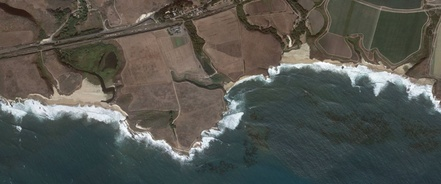
#> input picture Computer-Vision-Image-Processing/input_images/coastline.JPG, 441 x 184 px, shrunk from 1820 x 758 before the run
$ python Hough_transform.py
#> lines starting #> are read from the running program, lines starting #| are printed output that depends on the picture; after the words box and inside, x2 and y2 are one past the last pixel; in counts of white or black regions, pixels touching at a corner belong together
"""
CS136 Term Project - Hough Transform: Edges and Lines
-----------------------------------------------------

This program applies Hough Line Transform to all 4 project images.

It saves only 2 output images for each input image:

1. image_hough_edges.jpg
   - The Canny edge image used as input for Hough Transform.

2. image_hough_lines.jpg
   - The original image with detected Hough lines drawn in green.

Important:
The DW image is a geology image with many natural rock textures.
If Hough settings are too loose, it detects too many lines.
If Hough settings are too strict, it detects almost no lines.

For DW.jpg, this version uses balanced parameters:
- higher Canny thresholds to reduce weak texture edges
- moderate Hough threshold
- longer minimum line length
- small maximum line gap

Required folder structure:

CS136_Term_Project/
│
├── Input_Images/
│   ├── coastline.jpg
│   ├── tahoe.jpg
│   ├── DW.jpg
│   └── marine_brood.jpg
│
└── Hough_Transform/
    ├── Hough_transform.py
    └── Hough_Images/

How to run from terminal:

python3 Hough_Transform/Hough_transform.py

or:

python Hough_Transform/Hough_transform.py
"""

import cv2
import numpy as np
from pathlib import Path


# --------------------------------------------------
# Folder paths
# --------------------------------------------------

BASE_DIR = Path(__file__).resolve().parents[1]

INPUT_DIR = BASE_DIR / "input_images"
OUTPUT_DIR = BASE_DIR / "Hough_Transform" / "Hough_Images"

OUTPUT_DIR.mkdir(parents=True, exist_ok=True)


# --------------------------------------------------
# Input image names
# --------------------------------------------------

image_files = [
    "coastline.JPG",
    "tahoe.JPG",
    "DW.jpg",
    "marine_brood.jpg"
]

# --------------------------------------------------
# Per-image parameters
# --------------------------------------------------
# Each image has different texture levels, so using the same Hough
# parameters for every image does not always give the best result.
#
# Parameters:
# canny_low, canny_high:
#   Thresholds for the Canny edge detector.
#
# hough_threshold:
#   Minimum number of votes needed to accept a line.
#
# min_line_length:
#   Minimum length of detected line segments.
#
# max_line_gap:
#   Maximum gap between line segments that can still be connected.
#
# line_thickness:
#   Thickness of green lines drawn on the output image.

params = {
    "coastline.JPG": {
        "canny_low": 50,
        "canny_high": 150,
        "hough_threshold": 80,
        "min_line_length": 80,
        "max_line_gap": 10,
        "line_thickness": 2
    },

    "tahoe.JPG": {
        "canny_low": 80,
        "canny_high": 180,
        "hough_threshold": 100,
        "min_line_length": 120,
        "max_line_gap": 8,
        "line_thickness": 2
    },

    # Balanced DW settings:
    # These values reduce clutter but still allow visible detected lines.
    "DW.jpg": {
        "canny_low": 100,
        "canny_high": 220,
        "hough_threshold": 115,
        "min_line_length": 130,
        "max_line_gap": 8,
        "line_thickness": 2
    },

    "marine_brood.jpg": {
        "canny_low": 50,
        "canny_high": 150,
        "hough_threshold": 80,
        "min_line_length": 80,
        "max_line_gap": 10,
        "line_thickness": 2
    }
}

# --------------------------------------------------
# Apply Hough Line Transform
# --------------------------------------------------

for image_name in image_files:
    image_path = INPUT_DIR / image_name

    # Read image
    image = cv2.imread(str(image_path))
#> image is the input picture: shape (184, 441, 3); mean B, G, R 79.4, 85.4, 84.7

    if image is None:
        print(f"Error: Could not read {image_path}")
        print("Check that the image exists and the file name is correct.")
        continue

    # Copy image for drawing detected lines
    line_output = image.copy()

    # Convert image to grayscale
    gray_image = cv2.cvtColor(image, cv2.COLOR_BGR2GRAY)

    # Smooth image before edge detection
    blurred_image = cv2.GaussianBlur(gray_image, (5, 5), 0)
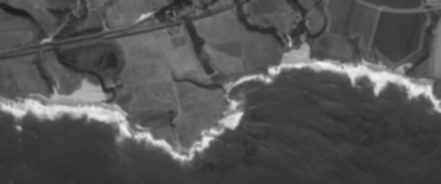
#> blurred_image: shape (184, 441); min 31, max 243, mean 84.5

    # Get image-specific parameters
    p = params[image_name]

    # Canny edge detection
    edges = cv2.Canny(
        blurred_image,
        p["canny_low"],
        p["canny_high"]
    )
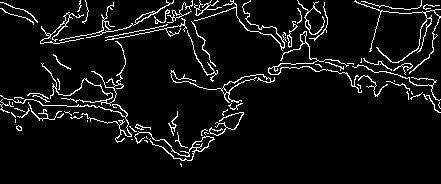
#> edges: shape (184, 441); 6.3% white in thin lines or dots

    # Probabilistic Hough Line Transform
    lines = cv2.HoughLinesP(
        edges,
        rho=1,
        theta=np.pi / 180,
        threshold=p["hough_threshold"],
        minLineLength=p["min_line_length"],
        maxLineGap=p["max_line_gap"]
    )
#> lines = [[285, 63, 370, 78]]

    line_count = 0

    # Draw detected lines in green
    if lines is not None:
        for line in lines:
            x1, y1, x2, y2 = line[0]
            cv2.line(
                line_output,
                (x1, y1),
                (x2, y2),
                (0, 255, 0),
                p["line_thickness"]
            )
            line_count += 1
#> this loop made 1 pass
#> (x1, y1, x2, y2, line_count) on pass 1: (285, 63, 370, 78, 1)
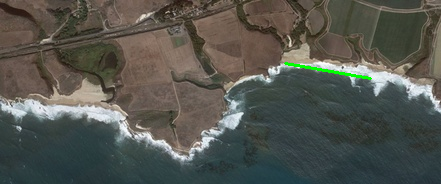
#> line_output: shape (184, 441, 3); 0.32% of pixels changed, all inside (x1, y1, x2, y2) = (284, 62, 372, 80)
#> after the loop, line_count = 1

    # Save only edge and line outputs
    stem = image_path.stem

    edge_output_path = OUTPUT_DIR / f"{stem}_hough_edges.jpg"
    line_output_path = OUTPUT_DIR / f"{stem}_hough_lines.jpg"

    cv2.imwrite(str(edge_output_path), edges)
    cv2.imwrite(str(line_output_path), line_output)

    print(f"Processed: {image_name}")
    print(f"  Canny thresholds: {p['canny_low']}, {p['canny_high']}")
    print(f"  Hough threshold: {p['hough_threshold']}")
    print(f"  Min line length: {p['min_line_length']}")
    print(f"  Max line gap: {p['max_line_gap']}")
    print(f"  Lines detected: {line_count}")
#|   Lines detected: 1
    print(f"  Saved edge image: {edge_output_path}")
    print(f"  Saved line image: {line_output_path}")
    print()
#> pass 2 of the loop `for image_name in image_files:`:
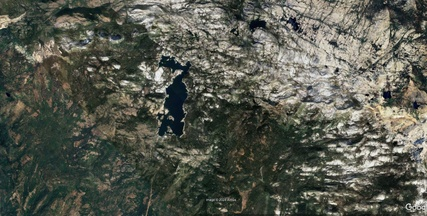
#> input picture Computer-Vision-Image-Processing/input_images/tahoe.JPG, 427 x 216 px, shrunk from 1759 x 892 before the run
#> image is the input picture: shape (216, 427, 3); mean B, G, R 78.8, 89.2, 86.4
#> gray_image: shape (216, 427)
#> blurred_image: shape (216, 427)
#> `edges = cv2.Canny( blurred_image, p["canny_low"], p["canny_high"] )`:
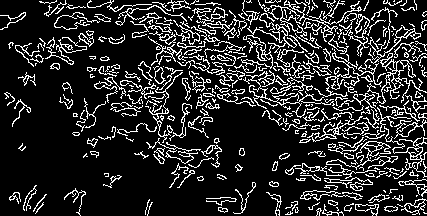
#> edges: shape (216, 427); 16.6% white in thin lines or dots
#> lines = [[244, 62, 419, 86], [38, 46, 162, 33], [102, 4, 273, 73], [239, 26, 370, 29], [156, 31, 285, 103]]
#> the loop `for line in lines:` made 5 passes
#> after the loop `for line in lines:`:
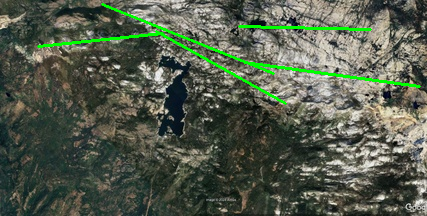
#> line_output: shape (216, 427, 3); 2.34% of pixels changed, all inside (x1, y1, x2, y2) = (37, 3, 421, 105)
#> after the loop `for line in lines:`: line_count = 5
#|   Lines detected: 5
#> pass 3 of the loop `for image_name in image_files:`:
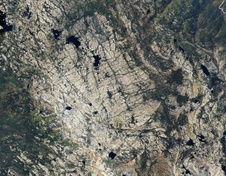
#> input picture Computer-Vision-Image-Processing/input_images/DW.jpg, 226 x 176 px, shrunk from 930 x 727 before the run
#> image is the input picture: shape (176, 226, 3); mean B, G, R 104.2, 110.9, 109.8
#> gray_image: shape (176, 226)
#> `blurred_image = cv2.GaussianBlur(gray_image, (5, 5), 0)`:
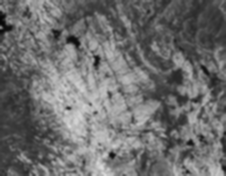
#> blurred_image: shape (176, 226); min 6, max 219, mean 109.8
#> `edges = cv2.Canny( blurred_image, p["canny_low"], p["canny_high"] )`:
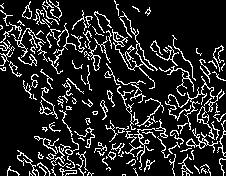
#> edges: shape (176, 226); 14.5% white in thin lines or dots
#> lines = None
#> the loop made 4 passes; the first 3 are shown


print("Hough Line Transform completed for all images.")
